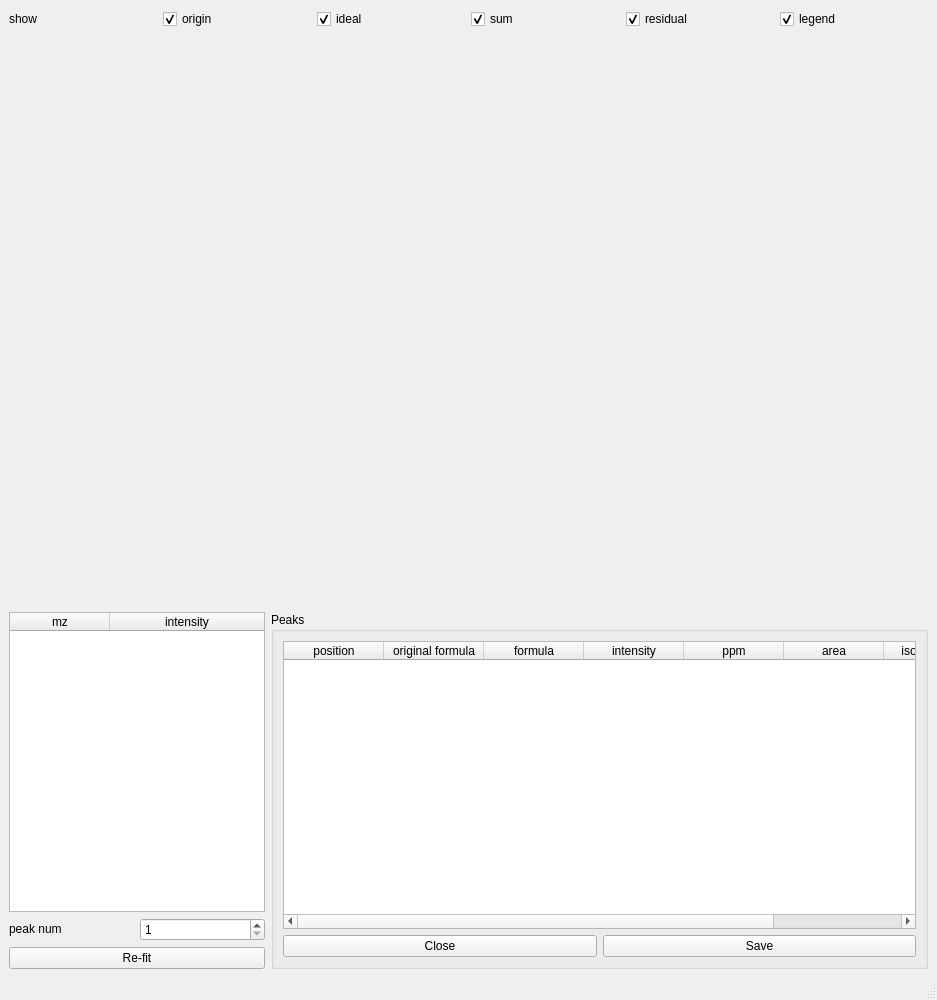
<?xml version="1.0" encoding="UTF-8"?>
<ui version="4.0">
 <class>MainWindow</class>
 <widget class="QMainWindow" name="MainWindow">
  <property name="geometry">
   <rect>
    <x>0</x>
    <y>0</y>
    <width>937</width>
    <height>1000</height>
   </rect>
  </property>
  <property name="minimumSize">
   <size>
    <width>400</width>
    <height>500</height>
   </size>
  </property>
  <property name="windowTitle">
   <string>MainWindow</string>
  </property>
  <widget class="QWidget" name="centralwidget">
   <layout class="QVBoxLayout" name="verticalLayout">
    <item>
     <layout class="QHBoxLayout" name="horizontalLayout_10">
      <property name="sizeConstraint">
       <enum>QLayout::SetDefaultConstraint</enum>
      </property>
      <item>
       <widget class="QLabel" name="label_18">
        <property name="text">
         <string>show</string>
        </property>
       </widget>
      </item>
      <item>
       <widget class="QCheckBox" name="originCheckBox">
        <property name="text">
         <string>origin</string>
        </property>
        <property name="checked">
         <bool>true</bool>
        </property>
       </widget>
      </item>
      <item>
       <widget class="QCheckBox" name="idealCheckBox">
        <property name="text">
         <string>ideal</string>
        </property>
        <property name="checked">
         <bool>true</bool>
        </property>
       </widget>
      </item>
      <item>
       <widget class="QCheckBox" name="sumCheckBox">
        <property name="text">
         <string>sum</string>
        </property>
        <property name="checked">
         <bool>true</bool>
        </property>
       </widget>
      </item>
      <item>
       <widget class="QCheckBox" name="residualCheckBox">
        <property name="text">
         <string>residual</string>
        </property>
        <property name="checked">
         <bool>true</bool>
        </property>
       </widget>
      </item>
      <item>
       <widget class="QCheckBox" name="legendCheckBox">
        <property name="text">
         <string>legend</string>
        </property>
        <property name="checked">
         <bool>true</bool>
        </property>
       </widget>
      </item>
     </layout>
    </item>
    <item>
     <widget class="QWidget" name="widget" native="true">
      <property name="sizePolicy">
       <sizepolicy hsizetype="Expanding" vsizetype="Expanding">
        <horstretch>0</horstretch>
        <verstretch>0</verstretch>
       </sizepolicy>
      </property>
      <property name="minimumSize">
       <size>
        <width>0</width>
        <height>0</height>
       </size>
      </property>
     </widget>
    </item>
    <item>
     <layout class="QHBoxLayout" name="horizontalLayout_12">
      <item>
       <layout class="QVBoxLayout" name="verticalLayout_4">
        <item>
         <widget class="QTableWidget" name="intensityTableWidget">
          <property name="sizePolicy">
           <sizepolicy hsizetype="Preferred" vsizetype="Preferred">
            <horstretch>0</horstretch>
            <verstretch>0</verstretch>
           </sizepolicy>
          </property>
          <property name="minimumSize">
           <size>
            <width>200</width>
            <height>300</height>
           </size>
          </property>
          <property name="editTriggers">
           <set>QAbstractItemView::NoEditTriggers</set>
          </property>
          <property name="verticalScrollMode">
           <enum>QAbstractItemView::ScrollPerPixel</enum>
          </property>
          <property name="horizontalScrollMode">
           <enum>QAbstractItemView::ScrollPerPixel</enum>
          </property>
          <attribute name="horizontalHeaderStretchLastSection">
           <bool>true</bool>
          </attribute>
          <column>
           <property name="text">
            <string>mz</string>
           </property>
          </column>
          <column>
           <property name="text">
            <string>intensity</string>
           </property>
          </column>
         </widget>
        </item>
        <item>
         <layout class="QHBoxLayout" name="horizontalLayout_15">
          <item>
           <widget class="QLabel" name="label_13">
            <property name="sizePolicy">
             <sizepolicy hsizetype="Preferred" vsizetype="Maximum">
              <horstretch>0</horstretch>
              <verstretch>0</verstretch>
             </sizepolicy>
            </property>
            <property name="text">
             <string>peak num</string>
            </property>
           </widget>
          </item>
          <item>
           <widget class="QSpinBox" name="spinBox">
            <property name="sizePolicy">
             <sizepolicy hsizetype="Preferred" vsizetype="Fixed">
              <horstretch>0</horstretch>
              <verstretch>0</verstretch>
             </sizepolicy>
            </property>
            <property name="minimum">
             <number>1</number>
            </property>
            <property name="maximum">
             <number>20</number>
            </property>
           </widget>
          </item>
         </layout>
        </item>
        <item>
         <widget class="QPushButton" name="refitPushButton">
          <property name="sizePolicy">
           <sizepolicy hsizetype="Preferred" vsizetype="Fixed">
            <horstretch>0</horstretch>
            <verstretch>0</verstretch>
           </sizepolicy>
          </property>
          <property name="text">
           <string>Re-fit</string>
          </property>
         </widget>
        </item>
       </layout>
      </item>
      <item>
       <widget class="QGroupBox" name="groupBox_2">
        <property name="title">
         <string>Peaks</string>
        </property>
        <layout class="QVBoxLayout" name="verticalLayout_5">
         <item>
          <widget class="QTableWidget" name="peaksTableWidget">
           <property name="sizePolicy">
            <sizepolicy hsizetype="Expanding" vsizetype="Preferred">
             <horstretch>0</horstretch>
             <verstretch>0</verstretch>
            </sizepolicy>
           </property>
           <property name="minimumSize">
            <size>
             <width>0</width>
             <height>280</height>
            </size>
           </property>
           <property name="editTriggers">
            <set>QAbstractItemView::NoEditTriggers</set>
           </property>
           <property name="verticalScrollMode">
            <enum>QAbstractItemView::ScrollPerPixel</enum>
           </property>
           <property name="horizontalScrollMode">
            <enum>QAbstractItemView::ScrollPerPixel</enum>
           </property>
           <attribute name="horizontalHeaderDefaultSectionSize">
            <number>100</number>
           </attribute>
           <attribute name="horizontalHeaderMinimumSectionSize">
            <number>70</number>
           </attribute>
           <attribute name="horizontalHeaderStretchLastSection">
            <bool>true</bool>
           </attribute>
           <column>
            <property name="text">
             <string>position</string>
            </property>
           </column>
           <column>
            <property name="text">
             <string>original formula</string>
            </property>
           </column>
           <column>
            <property name="text">
             <string>formula</string>
            </property>
           </column>
           <column>
            <property name="text">
             <string>intensity</string>
            </property>
           </column>
           <column>
            <property name="text">
             <string>ppm</string>
            </property>
           </column>
           <column>
            <property name="text">
             <string>area</string>
            </property>
           </column>
           <column>
            <property name="text">
             <string>isotope ratio</string>
            </property>
           </column>
           <column>
            <property name="text">
             <string>ref ratio</string>
            </property>
           </column>
          </widget>
         </item>
         <item>
          <layout class="QHBoxLayout" name="horizontalLayout">
           <item>
            <widget class="QPushButton" name="closePushButton">
             <property name="sizePolicy">
              <sizepolicy hsizetype="Preferred" vsizetype="Fixed">
               <horstretch>0</horstretch>
               <verstretch>0</verstretch>
              </sizepolicy>
             </property>
             <property name="text">
              <string>Close</string>
             </property>
            </widget>
           </item>
           <item>
            <widget class="QPushButton" name="savePushButton">
             <property name="sizePolicy">
              <sizepolicy hsizetype="Preferred" vsizetype="Fixed">
               <horstretch>0</horstretch>
               <verstretch>0</verstretch>
              </sizepolicy>
             </property>
             <property name="text">
              <string>Save</string>
             </property>
            </widget>
           </item>
          </layout>
         </item>
        </layout>
       </widget>
      </item>
     </layout>
    </item>
   </layout>
  </widget>
  <widget class="QMenuBar" name="menubar">
   <property name="geometry">
    <rect>
     <x>0</x>
     <y>0</y>
     <width>937</width>
     <height>20</height>
    </rect>
   </property>
  </widget>
  <widget class="QStatusBar" name="statusbar"/>
 </widget>
 <resources/>
 <connections/>
</ui>
